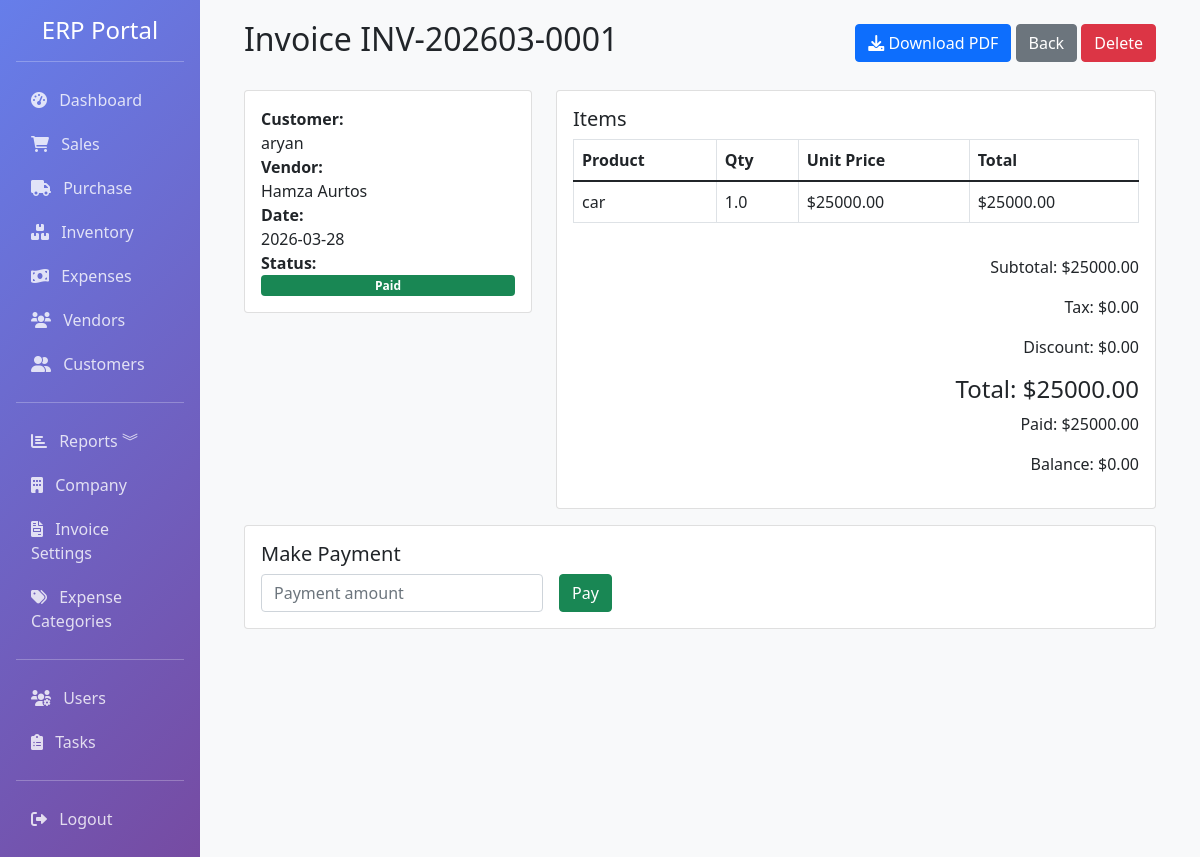
Screenshot of /sales/invoice/1 (signed in) with the database file from the repository.
### app/models.py (models this page shows, shortened)
class Sale(db.Model):
    __tablename__ = 'sales'
    id = db.Column(db.Integer, primary_key=True)
    invoice_number = db.Column(db.String(50), unique=True, nullable=False, index=True)
    customer_id = db.Column(db.Integer, db.ForeignKey('customers.id'), index=True)
    date = db.Column(db.DateTime, default=datetime.utcnow, index=True)
    due_date = db.Column(db.DateTime)
    currency_id = db.Column(db.Integer, db.ForeignKey('currencies.id'), nullable=True)
    exchange_rate = db.Column(db.Float, default=1)
    subtotal = db.Column(db.Float, default=0)
    tax_rate = db.Column(db.Float, default=0)  # Tax percentage
    tax = db.Column(db.Float, default=0)
    discount_type = db.Column(db.String(10), default='fixed')  # fixed or percentage
    discount = db.Column(db.Float, default=0)
    shipping_charge = db.Column(db.Float, default=0)
    total = db.Column(db.Float, default=0)
    status = db.Column(Enum('paid', 'unpaid', 'partial', name='payment_status'), default='unpaid', index=True)
    paid_amount = db.Column(db.Float, default=0)
    vendor_id = db.Column(db.Integer, db.ForeignKey('vendors.id'), index=True, nullable=True)
    vendor = db.relationship('Vendor', backref='sales', lazy=True)
    notes = db.Column(db.Text)
    terms = db.Column(db.Text)
    created_by = db.Column(db.Integer, db.ForeignKey('users.id'))
    created_at = db.Column(db.DateTime, default=datetime.utcnow)
    updated_at = db.Column(db.DateTime, default=datetime.utcnow, onupdate=datetime.utcnow)
    items = db.relationship('SaleItem', backref='sale', lazy=True, cascade='all, delete-orphan')
    currency = db.relationship('Currency', backref='sales', lazy=True)

class Customer(db.Model):
    __tablename__ = 'customers'
    id = db.Column(db.Integer, primary_key=True)
    name = db.Column(db.String(100), nullable=False, index=True)
    email = db.Column(db.String(120), index=True)
    phone = db.Column(db.String(20))
    address = db.Column(db.Text)
    gst_number = db.Column(db.String(20), index=True)
    credit_limit = db.Column(db.Float, default=0)
    opening_balance = db.Column(db.Float, default=0)
    is_active = db.Column(db.Boolean, default=True)
    created_at = db.Column(db.DateTime, default=datetime.utcnow)
    updated_at = db.Column(db.DateTime, default=datetime.utcnow, onupdate=datetime.utcnow)
    sales = db.relationship('Sale', backref='customer', lazy=True, cascade='all, delete-orphan')

class Vendor(db.Model):
    __tablename__ = 'vendors'
    id = db.Column(db.Integer, primary_key=True)
    name = db.Column(db.String(100), nullable=False, index=True)
    email = db.Column(db.String(120), index=True)
    phone = db.Column(db.String(20))
    address = db.Column(db.Text)
    gst_number = db.Column(db.String(20), index=True)
    pan_number = db.Column(db.String(20))
    contact_person = db.Column(db.String(100))
    payment_terms = db.Column(db.Integer, default=30)  # Days
    credit_limit = db.Column(db.Float, default=0)
    is_active = db.Column(db.Boolean, default=True)
    created_at = db.Column(db.DateTime, default=datetime.utcnow)
    updated_at = db.Column(db.DateTime, default=datetime.utcnow, onupdate=datetime.utcnow)
    bills = db.relationship('PurchaseBill', backref='vendor', lazy=True, cascade='all, delete-orphan')

class SaleItem(db.Model):
    __tablename__ = 'sale_items'
    id = db.Column(db.Integer, primary_key=True)
    sale_id = db.Column(db.Integer, db.ForeignKey('sales.id'), nullable=False, index=True)
    product_id = db.Column(db.Integer, db.ForeignKey('products.id'), nullable=False, index=True)
    quantity = db.Column(db.Float, nullable=False)
    unit_price = db.Column(db.Float, nullable=False)
    discount = db.Column(db.Float, default=0)
    total = db.Column(db.Float, nullable=False)

class Product(db.Model):
    __tablename__ = 'products'
    id = db.Column(db.Integer, primary_key=True)
    name = db.Column(db.String(100), nullable=False, index=True)
    sku = db.Column(db.String(50), unique=True, nullable=False, index=True)
    barcode = db.Column(db.String(50), index=True)
    description = db.Column(db.Text)
    category = db.Column(db.String(50), index=True)
    brand = db.Column(db.String(50))
    unit = db.Column(db.String(20), default='pcs')  # pcs, kg, meter, etc.
    unit_price = db.Column(db.Float, nullable=False, default=0)
    cost_price = db.Column(db.Float, nullable=False, default=0)
    quantity = db.Column(db.Float, default=0)
    reorder_level = db.Column(db.Float, default=0)
    min_quantity = db.Column(db.Float, default=0)
    max_quantity = db.Column(db.Float, default=0)
    location = db.Column(db.String(100))
    weight = db.Column(db.Float, default=0)
    image_path = db.Column(db.String(255))  # Path to product image
    is_active = db.Column(db.Boolean, default=True)
    created_at = db.Column(db.DateTime, default=datetime.utcnow)
    updated_at = db.Column(db.DateTime, default=datetime.utcnow, onupdate=datetime.utcnow)
    sale_items = db.relationship('SaleItem', backref='product', lazy=True)
    purchase_items = db.relationship('PurchaseItem', backref='product', lazy=True)

### app/routes/sales.py (the view)
@bp.route('/invoice/<int:id>')
@login_required
def invoice_detail(id):
    sale = Sale.query.get_or_404(id)
    return render_template('sales/invoice_detail.html', sale=sale)

### app/models.py (called while the page is built)
    @property
    def is_admin(self):
        return self.role == 'admin'

### app/templates/sales/invoice_detail.html (shortened to what this page needs)
{% extends "base.html" %}
{% block content %}
<div class="container-fluid">
	<div class="d-flex justify-content-between align-items-center mb-4">
		<h2>Invoice {{ sale.invoice_number }}</h2>
		<div>
			<a href="{{ url_for('sales.invoice_pdf', id=sale.id) }}" class="btn btn-primary" target="_blank">
				<i class="fas fa-download"></i> Download PDF
			</a>
			<a href="{{ url_for('sales.invoices') }}" class="btn btn-secondary">Back</a>
			<form method="POST" action="{{ url_for('sales.delete_invoice', id=sale.id) }}" style="display:inline;" onsubmit="return confirm('Delete this invoice?');">
				<button type="submit" class="btn btn-danger">Delete</button>
			</form>
		</div>
	</div>
	<div class="row mb-3">
		<div class="col-md-4">
			<div class="card p-3 mb-3">
				<strong>Customer:</strong> {{ sale.customer.name if sale.customer else 'Walk-in Customer' }}<br>
				<strong>Vendor:</strong> {{ sale.vendor.name if sale.vendor else '-' }}<br>
				<strong>Date:</strong> {{ sale.date.strftime('%Y-%m-%d') }}<br>
				<strong>Status:</strong>
				{% if sale.status == 'paid' %}
					<span class="badge bg-success">Paid</span>
				{% elif sale.status == 'partial' %}
					<span class="badge bg-warning">Partial</span>
				{% else %}
					<span class="badge bg-danger">Unpaid</span>
				{% endif %}
			</div>
		</div>
		<div class="col-md-8">
			<div class="card p-3">
				<h5>Items</h5>
				<div class="table-responsive">
					<table class="table table-bordered">
						<thead>
							<tr>
								<th>Product</th>
								<th>Qty</th>
								<th>Unit Price</th>
								<th>Total</th>
							</tr>
						</thead>
						<tbody>
							{% for item in sale.items %}
							<tr>
								<td>{{ item.product.name }}</td>
								<td>{{ item.quantity }}</td>
								<td>${{ '%.2f'|format(item.unit_price) }}</td>
								<td>${{ '%.2f'|format(item.total) }}</td>
							</tr>
							{% endfor %}
						</tbody>
					</table>
				</div>
				<div class="text-end mt-3">
					<p>Subtotal: ${{ '%.2f'|format(sale.subtotal) }}</p>
					<p>Tax: ${{ '%.2f'|format(sale.tax) }}</p>
					<p>Discount: ${{ '%.2f'|format(sale.discount) }}</p>
					<h4>Total: ${{ '%.2f'|format(sale.total) }}</h4>
					<p>Paid: ${{ '%.2f'|format(sale.paid_amount) }}</p>
					<p>Balance: ${{ '%.2f'|format(sale.total - sale.paid_amount) }}</p>
				</div>
			</div>
		</div>
	</div>
	<div class="card mb-3">
		<div class="card-body">
			<h5>Make Payment</h5>
			<form method="POST" action="{{ url_for('sales.pay_invoice', id=sale.id) }}">
				<div class="row g-3 align-items-end">
					<div class="col-md-4">
						<input type="number" name="amount" class="form-control" step="0.01" placeholder="Payment amount" required>
					</div>
					<div class="col-md-2">
						<button class="btn btn-success" type="submit">Pay</button>
					</div>
				</div>
			</form>
		</div>
	</div>
</div>
{% endblock %}

### app/templates/base.html (shortened to what this page needs)
<!DOCTYPE html>
<html lang="en">
<head>
    <link href="https://cdn.jsdelivr.net/npm/bootstrap@5.1.3/dist/css/bootstrap.min.css" rel="stylesheet">
    <link rel="stylesheet" href="https://cdnjs.cloudflare.com/ajax/libs/font-awesome/6.0.0/css/all.min.css">
</head>
<body>
    <div class="container-fluid">
        <div class="row">
            <div class="col-md-2 p-0 sidebar d-none d-md-block">
                <div class="p-3">
                    <h4 class="text-center">ERP Portal</h4>
                    <hr class="bg-white">
                    <nav class="nav flex-column">
                        <a class="nav-link" href="{{ url_for('dashboard.index') }}">
                            <i class="fas fa-tachometer-alt me-2"></i> Dashboard
                        </a>
                        {% if current_user.is_admin or current_user.can_view_sales %}
                        <a class="nav-link" href="{{ url_for('sales.invoices') }}">
                            <i class="fas fa-shopping-cart me-2"></i> Sales
                        </a>
                        {% endif %}
                        {% if current_user.is_admin or current_user.can_view_purchases %}
                        <a class="nav-link" href="{{ url_for('purchase.bills') }}">
                            <i class="fas fa-truck me-2"></i> Purchase
                        </a>
                        {% endif %}
                        {% if current_user.is_admin or current_user.can_view_inventory %}
                        <a class="nav-link" href="{{ url_for('inventory.products') }}">
                            <i class="fas fa-boxes me-2"></i> Inventory
                        </a>
                        {% endif %}
                        {% if current_user.is_admin or current_user.can_view_expenses %}
                        <a class="nav-link" href="{{ url_for('accounting.expenses') }}">
                            <i class="fas fa-money-bill-wave me-2"></i> Expenses
                        </a>
                        {% endif %}
                        {% if current_user.is_admin or current_user.can_view_vendors %}
                        <a class="nav-link" href="{{ url_for('purchase.vendors') }}">
                            <i class="fas fa-users me-2"></i> Vendors
                        </a>
                        {% endif %}
                        {% if current_user.is_admin or current_user.can_view_customers %}
                        <a class="nav-link" href="{{ url_for('sales.customers') }}">
                            <i class="fas fa-user-friends me-2"></i> Customers
                        </a>
                        {% endif %}
                        <hr class="bg-white">
                        {% if current_user.is_admin or current_user.can_view_reports %}
                        <a class="nav-link" data-bs-toggle="collapse" href="#reportsSubmenu" role="button"
                            aria-expanded="false" aria-controls="reportsSubmenu">
                            <i class="fas fa-chart-bar me-2"></i> Reports ︾
                        </a>
                        {% endif %}
                        {% if current_user.is_admin or current_user.can_view_settings %}
                        <a class="nav-link" href="{{ url_for('sales.company_settings') }}">
                            <i class="fas fa-building me-2"></i> Company
                        </a>
                        <a class="nav-link" href="{{ url_for('sales.invoice_settings') }}">
                            <i class="fas fa-file-invoice me-2"></i> Invoice Settings
                        </a>
                        <a class="nav-link" href="{{ url_for('accounting.expense_categories') }}">
                            <i class="fas fa-tags me-2"></i> Expense Categories
                        </a>
                        <hr class="bg-white">
                        {% endif %}
                        {% if current_user.is_admin %}
                        <a class="nav-link" href="{{ url_for('users.list_users') }}">
                            <i class="fas fa-users-cog me-2"></i> Users
                        </a>
                        {% endif %}
                        <a class="nav-link" href="{{ url_for('users.list_tasks') }}">
                            <i class="fas fa-clipboard-list me-2"></i> Tasks
                        </a>
                        <hr class="bg-white">
                        <a class="nav-link" href="{{ url_for('auth.logout') }}">
                            <i class="fas fa-sign-out-alt me-2"></i> Logout
                        </a>
                    </nav>
                </div>
            </div>
            <div class="col-md-10 col-12 main-content">
                {% block content %}{% endblock %}
            </div>
        </div>
    </div>
</body>
</html>

### app/templates/base.html (style rules this page uses)
.sidebar { min-height: 100vh; background: linear-gradient(135deg, #667eea 0%, #764ba2 100%); color: white; }
.sidebar a { color: rgba(255, 255, 255, 0.8); text-decoration: none; padding: 10px 15px; display: block; transition: all 0.3s; }
.main-content { padding: 20px; background: #f8f9fa; min-height: 100vh; }

### rows the page displays
Sale: invoice_number "INV-202603-0001", date "2026-03-28", subtotal "25000.00", tax "0.00", discount "0.00", total "25000.00", paid_amount "25000.00", sale.total-sale.paid_amount "0.00"
Customer: customer "aryan"
Vendor: vendor "Hamza Aurtos"
SaleItem: product.name "car", quantity "1.0", unit_price "25000.00", total "25000.00"
